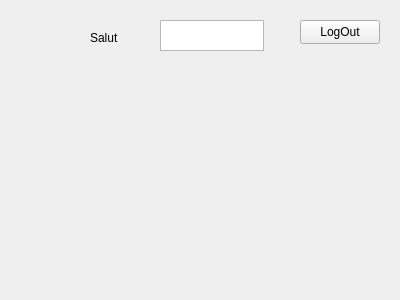
<?xml version="1.0" encoding="UTF-8"?>
<ui version="4.0">
 <class>Admin</class>
 <widget class="QWidget" name="Admin">
  <property name="geometry">
   <rect>
    <x>0</x>
    <y>0</y>
    <width>400</width>
    <height>300</height>
   </rect>
  </property>
  <property name="windowTitle">
   <string>Form</string>
  </property>
  <widget class="QLabel" name="label">
   <property name="geometry">
    <rect>
     <x>90</x>
     <y>30</y>
     <width>49</width>
     <height>16</height>
    </rect>
   </property>
   <property name="text">
    <string>Salut</string>
   </property>
  </widget>
  <widget class="QTextEdit" name="username">
   <property name="geometry">
    <rect>
     <x>160</x>
     <y>20</y>
     <width>104</width>
     <height>31</height>
    </rect>
   </property>
   <property name="readOnly">
    <bool>true</bool>
   </property>
  </widget>
  <widget class="QPushButton" name="pushButton_4">
   <property name="geometry">
    <rect>
     <x>300</x>
     <y>20</y>
     <width>80</width>
     <height>24</height>
    </rect>
   </property>
   <property name="text">
    <string>LogOut</string>
   </property>
  </widget>
 </widget>
 <resources/>
 <connections/>
</ui>
